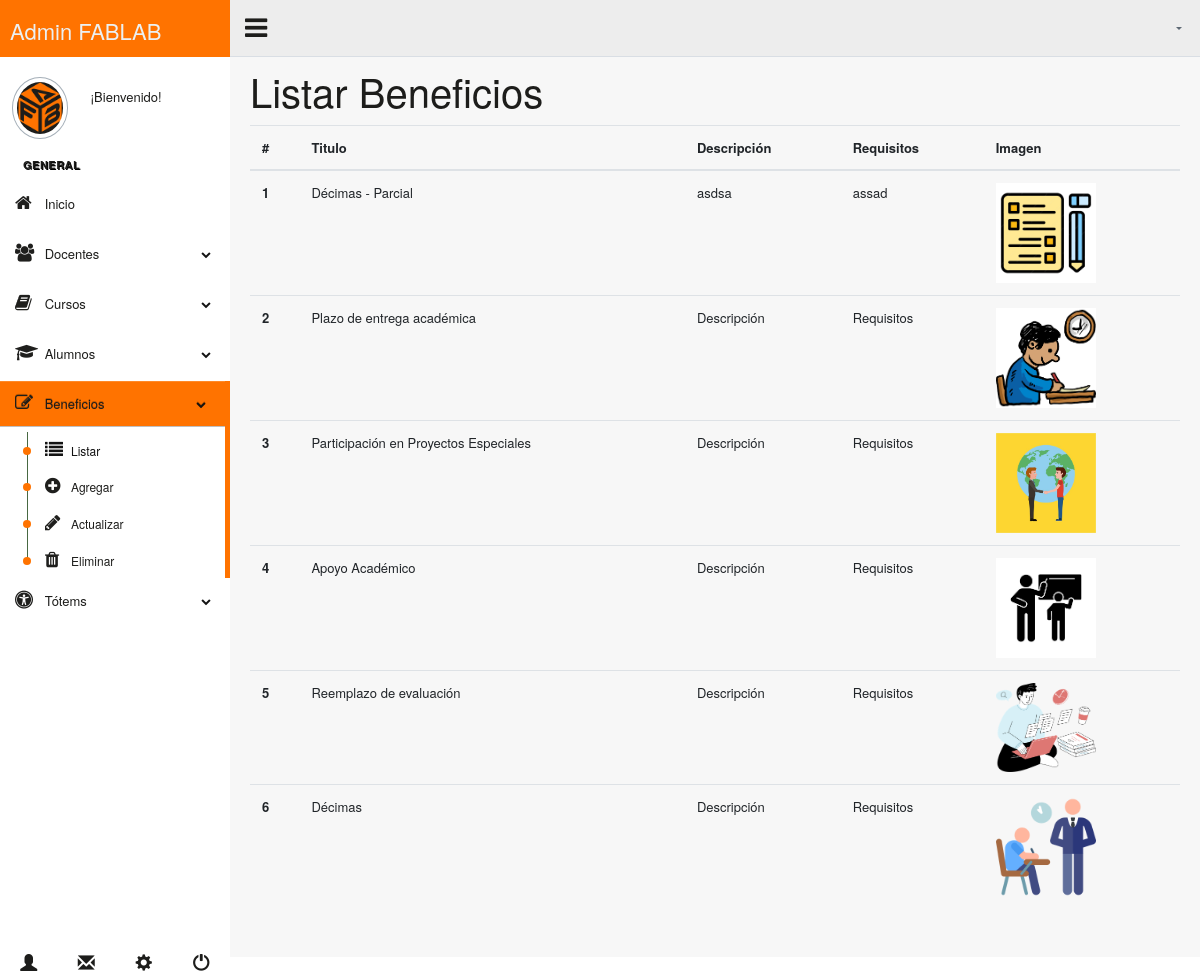
Screenshot of /listarBeneficios/ with the database file from the repository.
### core/models.py (models this page shows)
class Beneficio(models.Model):
    titulo = models.CharField(max_length=100)
    descripcion = models.CharField(max_length=100)
    requisitos = models.CharField(max_length=200)
    imagen = models.ImageField(upload_to='static/core/img/beneficios/', null=True, blank=True)
    def __str__(self):
        return f"{self.titulo} - {self.descripcion} - {self.requisitos}"

### core/views.py (the view)
# urls.py: path('listarBeneficios/', views.listarBeneficios,name="listarBeneficios"),
def listarBeneficios(request):
    beneficios = Beneficio.objects.all()
    print('data', beneficios)
    return render(request, "core/crud_beneficios/listar_b.html", {'beneficios': beneficios})

### core/templates/core/crud_beneficios/listar_b.html
{% extends '../index_master.html' %}
{% block content %}
<div class="right_col" role="main">
    <h1>Listar Beneficios</h1>
    <div class="table-responsive">
        <table class="table table-hover border-warning">
          <thead>
            <tr>
              <th scope="col">#</th>
              <th scope="col">Titulo</th>
              <th scope="col">Descripción</th>
              <th scope="col">Requisitos</th>
              <th scope="col">Imagen</th>
            </tr>
          </thead>
          <tbody>
            {% for b in beneficios %}
              <tr>
                  <th scope="row">{{ forloop.counter }}</th>
                  <td>{{ b.titulo }}</td>
                  <td>{{ b.descripcion }}</td>
                  <td>{{ b.requisitos }}</td>
                  <td>
                      {% if b.imagen %}
                          <img src="{{ b.imagen.url }}" alt="Imagen del beneficio" style="max-width: 100px; max-height: 100px;">
                      {% else %}
                          Sin imagen
                      {% endif %}
                  </td>
              </tr>
            {% endfor %}
          </tbody>
        </table>
    </div>
</div>
{% endblock %}

### core/templates/core/index_master.html (shortened to what this page needs)
{% load static %}
<!DOCTYPE html>
<html lang="en">
  <head>
    <link rel="stylesheet" href="https://stackpath.bootstrapcdn.com/bootstrap/4.3.1/css/bootstrap.min.css">
    <link href="{% static '/FrWork/admin_lte/vendors/bootstrap/dist/css/bootstrap.min.css' %}" rel="stylesheet">
    <link href="{% static '/FrWork/admin_lte/build/css/custom.min.css' %}" rel="stylesheet">
    <link rel="stylesheet" href="https://maxcdn.bootstrapcdn.com/font-awesome/4.7.0/css/font-awesome.min.css">
  </head>
  <body class="nav-md">
    <div class="container body">
      <div class="main_container">
        <div class="col-md-3 left_col">
          <div class="left_col scroll-view">
            <div class="navbar nav_title" style="border: 0;">
              <a href="{%url 'index'%}" class="site_title"> <span>Admin FABLAB</span></a>
            </div>
            <div class="profile clearfix">
              <div class="profile_pic">
                <img src="{% static 'core/img/logo.png'%}" alt="..." class="img-circle profile_img">
              </div>
              <div class="profile_info">
                <span>¡Bienvenido!</span>
              </div>
            </div>
            <br />
            <div id="sidebar-menu" class="main_menu_side hidden-print main_menu">
              <div class="menu_section">
                <h3>General</h3>
                <ul class="nav side-menu">
                  <li><a href="{%url 'index'%}"><i class="fa fa-home"></i> Inicio </span></a></li>
                  <li><a><i class="fa fa-users" aria-hidden="true"></i></i> Docentes <span class="fa fa-chevron-down"></span></a>
                  </li>
                  <li><a><i class="fa fa-book" aria-hidden="true"></i></i> Cursos <span class="fa fa-chevron-down"></span></a>
                  </li>
                  <li><a><i class="fa fa-graduation-cap" aria-hidden="true"></i></i> Alumnos <span class="fa fa-chevron-down"></span></a>
                  </li>
                  <li><a><i class="fa fa-pencil-square-o" aria-hidden="true"></i></i> Beneficios <span class="fa fa-chevron-down"></span></a>
                    <ul class="nav child_menu">
                      <li><a href="{%url 'listarBeneficios'%}"><i class="fa fa-list" aria-hidden="true"></i>Listar</a></li>
                      <li><a href="{%url 'agregarBeneficios'%}"><i class="fa fa-plus-circle" aria-hidden="true"></i>Agregar</a></li>
                      <li><a href="{%url 'actualizarBeneficios'%}"><i class="fa fa-pencil" aria-hidden="true"></i>Actualizar</a></li>
                      <li><a href="{%url 'eliminarBeneficios'%}"><i class="fa fa-trash" aria-hidden="true"></i>Eliminar</a></li>
                    </ul>
                  </li>
                  <li><a><i class="fa fa-universal-access" aria-hidden="true"></i></i> Tótems <span class="fa fa-chevron-down"></span></a>
                  </li>
                </ul>
              </div>
            </div>
            <div class="sidebar-footer hidden-small">
              <a data-toggle="tooltip" data-placement="top" title="Perfil">
                <span class="glyphicon glyphicon-user" aria-hidden="true"></span>
              </a>
              <a data-toggle="tooltip" data-placement="top" title="Correo">
                <span class="glyphicon glyphicon-envelope" aria-hidden="true"></span>
              </a>
              <a data-toggle="tooltip" data-placement="top" title="Configuración">
                <span class="glyphicon glyphicon-cog" aria-hidden="true"></span>
              </a>
              <a data-toggle="tooltip" data-placement="top" title="Cerrar Sesión" href="{%url 'login'%}">
                <span class="glyphicon glyphicon-off" aria-hidden="true"></span>
              </a>
            </div>
          </div>
        </div>
        <div class="top_nav">
          <div class="nav_menu">
              <div class="nav toggle">
                <a id="menu_toggle"><i class="fa fa-bars"></i></a>
              </div>
              <nav class="nav navbar-nav">
              <ul class=" navbar-right">
                <li class="nav-item dropdown open" style="padding-left: 15px;">
                  <a href="javascript:;" class="user-profile dropdown-toggle" aria-haspopup="true" id="navbarDropdown" data-toggle="dropdown" aria-expanded="false">
                  </a>
                </li>
              </ul>
            </nav>
          </div>
        </div>
        {% block content %}
        {% endblock %}
        <footer>
        </footer>
      </div>
    </div>
  </body>
</html>

### rows the page displays
Beneficio: titulo "Décimas - Parcial", descripcion "asdsa", requisitos "assad", imagen (picture)
Beneficio: titulo "Plazo de entrega académica", descripcion "Descripción", requisitos "Requisitos", imagen (picture)
Beneficio: titulo "Participación en Proyectos Especiales", descripcion "Descripción", requisitos "Requisitos", imagen (picture)
Beneficio: titulo "Apoyo Académico", descripcion "Descripción", requisitos "Requisitos", imagen (picture)
Beneficio: titulo "Reemplazo de evaluación", descripcion "Descripción", requisitos "Requisitos", imagen (picture)
Beneficio: titulo "Décimas", descripcion "Descripción", requisitos "Requisitos", imagen (picture)
